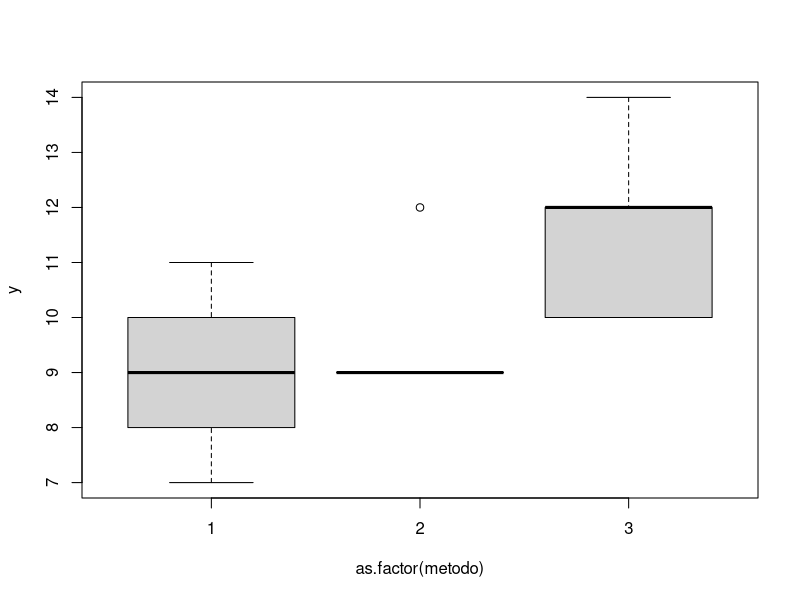

R code for this plot:

me_A = c(7,8,9,10,11)
me_B = c(9,9,9,9,12)
me_C = c(10,10,12,12,14)

edad <- rep(1:5, 3)

y = c(me_A, me_B, me_C)
metodo = rep(1:3, c(5,5,5))

boxplot(y~ as.factor(metodo))

res <- aov(y~ as.factor(metodo) + as.factor(edad))
 
 print(summary(res))
 
 print(TukeyHSD(res))